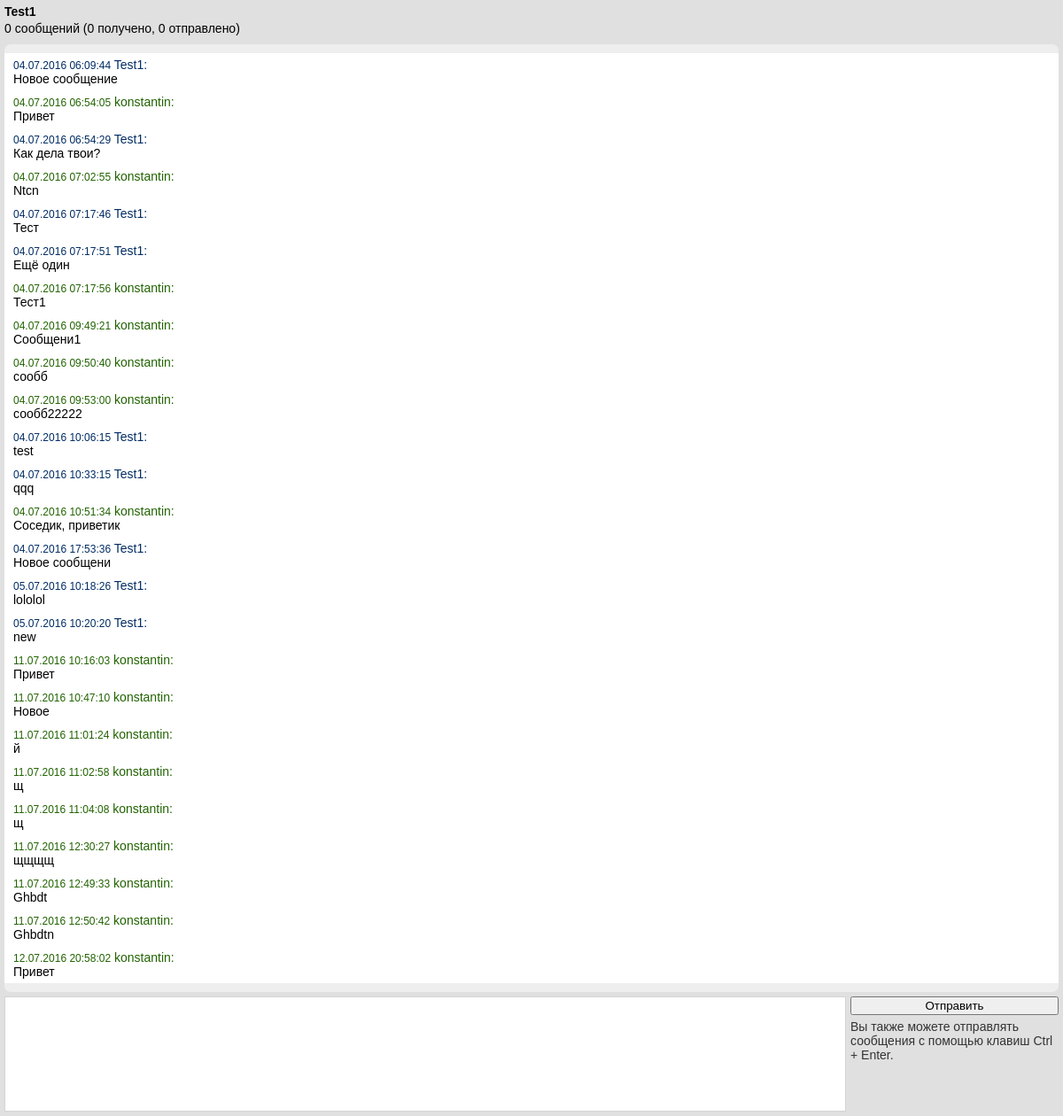
/dialogs/chat/2/ (signed in), run on the app's committed database.
### dialogs/models.py (models this page shows, shortened)
class Thread(models.Model):
    name = models.TextField(blank=True)
    participants = models.ManyToManyField(User)
    last_message = models.DateTimeField(null=True, blank=True, db_index=True)
    def get_participants_list_usernames(self):
        ret = []
        participants = self.participants.all()[:]
        for participant in participants:
            ret.append(participant.username)
        return ret
    def get_name_for_current_user(self, user):
        if self.name:
            return self.name
        participant_list = self.get_participants_list_usernames()
        participant_list.remove(user.username)
        return ", ".join(participant_list)

class Message(models.Model):
    text = models.TextField()
    sender = models.ForeignKey(User)
    thread = models.ForeignKey(Thread)
    datetime = models.DateTimeField(auto_now_add=True, db_index=True)
    has_read = models.BooleanField(default=False)

### dialogs/views.py (the view)
# urls.py: url(r'^chat/(?P<thread_id>\d+)/$', views.chat_view, name='chat'),
@login_required
def chat_view(request, thread_id):
    thread = get_object_or_404(
        Thread,
        id=thread_id,
        participants__id=request.user.id
    )
    messages_info = get_messages_info(request.user.id, thread_id)
    messages = thread.message_set.order_by("-datetime")[:]
    tz = request.COOKIES.get("timezone")
    if tz:
        timezone.activate(pytz.timezone(tz))
    clear_users_thread_unread_messages(thread, request.user)
    return render(request, 'chat.html', {
        "thread": thread,
        "thread_messages": messages,
        "messages_total": messages_info['total'],
        "messages_sent": messages_info['sent'],
        "messages_received": messages_info['received'],
    })

### dialogs/templatetags/pluralize.py (called while the page is built)
@register.filter
def rupluralize(value, arg):
    args = arg.split(",")
    try:
        number = abs(int(value))
    except TypeError:
        number = 0
    a = number % 10
    b = number % 100
    if (a == 1) and (b != 11):
        return args[0]
    elif (a >= 2) and (a <= 4) and ((b < 10) or (b >= 20)):
        return args[1]
    else:
        return args[2]

### dialogs/templatetags/threads.py (called while the page is built)
@register.simple_tag(takes_context=True)
def dialog_name(context, thread):
    return thread.get_name_for_current_user(context['user'])

### dialogs/utils.py (called while the page is built)
def get_messages_info(user_id, thread_id):
    user_id = str(user_id)
    thread_id = str(thread_id)
    ret = {}
    r = redis.StrictRedis()
    ret['total'] = r.hget(
        "thread_{}_messages".format(thread_id),
        "total_messages"
    )
    ret['sent'] = r.hget(
        "thread_{}_messages".format(thread_id),
        "from_{}".format(user_id)
    )
    if ret['total']:
        ret['total'] = int(ret['total'])
    else:
        ret['total'] = 0
    if ret['sent']:
        ret['sent'] = int(ret['sent'])
    else:
        ret['sent'] = 0
    ret['received'] = ret['total'] - ret['sent']
    return ret

def clear_users_thread_unread_messages(thread, user):
    r = redis.StrictRedis()
    r.hset(
        "thread_{}_messages".format(thread.id),
        "user_{}_unread_msg_count".format(user.username),
        0
    )

### dialogs/templates/chat.html (shortened to what this page needs)
{% extends "base.html" %}
{% load threads %}
{% block content %}
{% load pluralize %}
<div class="chat">
  <div class="dialog-name">
    <p class="name">{% dialog_name thread %}</p>
    <p class="messages"><span class="total">{{ messages_total }}</span> {{ messages_total|rupluralize:"сообщение,сообщения,сообщений" }} (<span class="received">{{ messages_received }}</span> получено, <span class="sent">{{ messages_sent }}</span> отправлено)</p>
  </div>
  <div class="conversation">
    <div class="mess-old">
      {% for message in thread_messages reversed %}
        {% include "includes/message.html" %}
      {% endfor %}
    </div>
  </div>
  <form class="message_form">
    <div class="compose">
      <textarea rows="1" cols="30" id="message_textarea"></textarea>
    </div>
    <div class="send">
      <button class="btn" type="button">Отправить</button>
      <p>Вы также можете отправлять сообщения с помощью клавиш Ctrl + Enter.</p>
    </div>
  </form>
</div>
{% endblock content %}

### dialogs/templates/includes/message.html
<div id="{{ message.id }}" class="message {% if not message.has_read %}not_read{% endif %}">
  <div class="author {% if message.sender == user %}we{% else %}partner{% endif %}">
    <span class="datetime">{{ message.datetime|date:"d.m.Y H:i:s" }}</span> {{ message.sender }}:
  </div>
  <p class="message">{{ message.text|linebreaksbr }}</p>
</div>

### dialogs/static/dialogs/privatemessages.css (style rules this page uses)
html, body { height: 100%; margin: 0; }
body { font-family: Geneva, Arial, Helvetica, sans-serif; font-size: 14px; color: #000; background: #fff; }
textarea, form p input { border: 1px #d4d4d4 solid; }
div.chat { height: 100%; min-height: 400px; min-width: 600px; position: relative; background-color: #e0e0e0; }
div.chat div.dialog-name { height: 50px; padding: 5px; }
div.chat div.dialog-name p { margin: 0; }
div.chat div.dialog-name p.name { font-weight: bold; margin-bottom: 3px; }
div.chat div.conversation { position: absolute; top: 50px; left: 5px; right: 5px; bottom: 140px; overflow: auto; padding: 0 5px; border-style: solid; border-color: #eee; border-width: 10px 0; background-color: #fff; -webkit-border-radius: 7px; -moz-border-radius: 7px; border-radius: 7px; }
div.chat div.conversation div.message { padding: 5px; }
div.chat div.conversation div.message p, div { margin: 0; }
div.chat div.conversation div.message div.author.partner { color: #002c64; }
div.chat div.conversation div.message div.author.we { color: #216300; }
div.chat div.conversation div.message div.author span.datetime { font-size: 12px; }
div.chat form.message_form { position: absolute; margin: 0; left: 0; right: 0; bottom: 5px; height: 130px; }
div.chat form.message_form div.compose { float: left; height: 100%; width: 80%; padding: 0 5px; -webkit-box-sizing: border-box; -moz-box-sizing: border-box; box-sizing: border-box; }
div.chat form.message_form div.compose textarea { width: 100%; height: 100%; margin: 0; -webkit-box-sizing: border-box; -moz-box-sizing: border-box; box-sizing: border-box; resize: none; }
div.chat form.message_form div.send { float: left; height: 100%; width: 20%; min-width: 100px; padding-right: 5px; -webkit-box-sizing: border-box; -moz-box-sizing: border-box; box-sizing: border-box; }
div.chat form.message_form div.send p { margin-top: 5px; color: #333; }
div.chat form.message_form div.send button { width: 100%; -webkit-box-sizing: border-box; -moz-box-sizing: border-box; box-sizing: border-box; }

### data on the page
Thread: name+id "Test1"
Message: datetime "04.07.2016 06:09:44", sender "Test1", text "Новое сообщение"
Message: datetime "04.07.2016 06:54:05", sender "konstantin", text "Привет"
Message: datetime "04.07.2016 06:54:29", sender "Test1", text "Как дела твои?"
Message: datetime "04.07.2016 07:02:55", sender "konstantin", text "Ntcn"
Message: datetime "04.07.2016 07:17:46", sender "Test1", text "Тест"
Message: datetime "04.07.2016 07:17:51", sender "Test1", text "Ещё один"
Message: datetime "04.07.2016 07:17:56", sender "konstantin", text "Тест1"
Message: datetime "04.07.2016 09:49:21", sender "konstantin", text "Сообщени1"
Message: datetime "04.07.2016 09:50:40", sender "konstantin", text "сообб"
Message: datetime "04.07.2016 09:53:00", sender "konstantin", text "сообб22222"
Message: datetime "04.07.2016 10:06:15", sender "Test1", text "test"
Message: datetime "04.07.2016 10:33:15", sender "Test1", text "qqq"
Message: datetime "04.07.2016 10:51:34", sender "konstantin", text "Соседик, приветик"
Message: datetime "04.07.2016 17:53:36", sender "Test1", text "Новое сообщени"
Message: datetime "05.07.2016 10:18:26", sender "Test1", text "lololol"
Message: datetime "05.07.2016 10:20:20", sender "Test1", text "new"
Message: datetime "11.07.2016 10:16:03", sender "konstantin", text "Привет"
Message: datetime "11.07.2016 10:47:10", sender "konstantin", text "Новое"
Message: datetime "11.07.2016 11:01:24", sender "konstantin", text "й"
Message: datetime "11.07.2016 11:02:58", sender "konstantin", text "щ"
Message: datetime "11.07.2016 11:04:08", sender "konstantin", text "щ"
Message: datetime "11.07.2016 12:30:27", sender "konstantin", text "щщщщ"
Message: datetime "11.07.2016 12:49:33", sender "konstantin", text "Ghbdt"
Message: datetime "11.07.2016 12:50:42", sender "konstantin", text "Ghbdtn"
Message: datetime "12.07.2016 20:58:02", sender "konstantin", text "Привет"

### other printed values
{{ messages_total }} "0"
{{ messages_total|rupluralize:"сообщение,сообщения,сообщений" }} "сообщений"
{{ messages_received }} "0"
{{ messages_sent }} "0"
